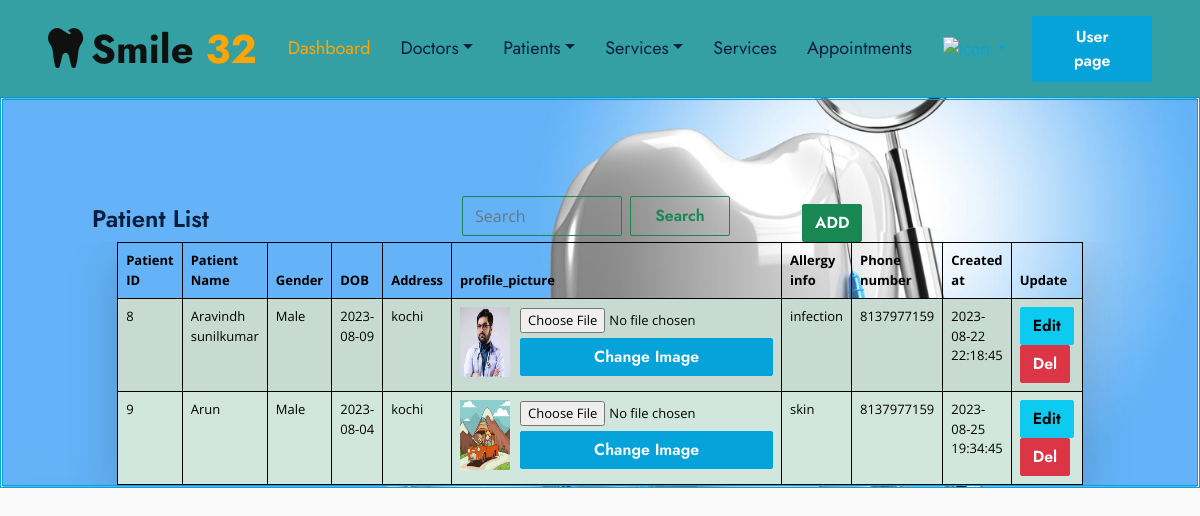
The page /patients_list.php on the database its author committed.
### tables this page shows
CREATE TABLE `tbl_patient` (
  `patient_id` int(11) NOT NULL,
  `full_name` varchar(255) NOT NULL,
  `gender` enum('Male','Female','Other') NOT NULL,
  `date_of_birth` date NOT NULL,
  `address` text DEFAULT NULL,
  `profile_picture` varchar(255) DEFAULT NULL,
  `allergy_info` text DEFAULT NULL,
  `emergency_contact_phone` varchar(20) DEFAULT NULL,
  `created_at` datetime DEFAULT current_timestamp()
);

### patients_list.php (the view, shortened to what this page needs)
<?php
include('connection.php');
$sql = "SELECT * FROM tbl_patient";
$result = $conn->query($sql);
$patients = [];
if ($result->num_rows > 0) {
    while ($row = $result->fetch_assoc()) {
        $patients[] = $row;
    }
}
?>
<!DOCTYPE html>
<html lang="en">
<head>
</head>
<body class="doctor-list ">
    <?php include('admin_menu.php'); ?>
    <div class="patient-list-container ">
        <div class="doctor-container justify-content-center align-items-center ">
            <div class="d-flex">
                <div class="container">
                    <div class="row">
                        <div class="col">
                            <h4 class="dwid mb-0 ">Patient List</h4>
                        </div>
                        <div class="col">
                            <form class="d-flex" onsubmit="handleSearch(); return false;">
                                <div class="d-flex search-container">
                                    <div class="d-flex">
                                        <input id="searchInput" class="form-control me-2 btn-outline-success custom-input" type="search" placeholder="Search" aria-label="Search">
                                    </div>
                                    <div class="d-flex">
                                        <button class="btn btn-outline-success  custom-input2" type="submit">Search</button>
                                    </div>
                                </div>
                            </form>
                        </div>
                        <div class="col justify-content-center align-items-center">
                            <div class="right-corner d-flex justify-content-center">
                                <form action="add_patient.php" method="post">
                                    <input class="btn btn-success" type="submit" value="ADD">
                                </form>
                            </div>
                        </div>
                    </div>
                </div>
            </div>
            <div class="table-responsive">
                <table class="col-* table table-success table-striped shadow-lg">
                    <thead>
                        <tr>
                            <th>Patient ID</th>
                            <th>Patient Name</th>
                            <th>Gender</th>
                            <th>DOB</th>
                            <th>Address</th>
                            <th>profile_picture</th>
                            <th>Allergy info</th>
                            <th>Phone number</th>
                            <th>Created at </th>
                            <th>Update</th>
                        </tr>
                    </thead>
                    <tbody>
                        <?php foreach ($patients as $index => $patient) : ?>
                            <tr class="table-row <?= $index % 2 === 0 ? 'even' : 'odd'; ?>">
                                <td><?= $patient['patient_id']; ?></td>
                                <td><?= $patient['full_name']; ?></td>
                                <td><?= $patient['gender']; ?></td>
                                <td><?= $patient['date_of_birth']; ?></td>
                                <td><?= $patient['address']; ?></td>
                                <td class="flex">
                                    <div class="image-container">
                                        <img src="<?= $patient['profile_picture']; ?>" alt="" class="img-icon">
                                        <form action="<?= $_SERVER["PHP_SELF"]; ?>" method="post" enctype="multipart/form-data" class="upload-form">
                                            <input type="file" name="new_image" accept="image/*">
                                            <input class="btn btn-primary" type="submit" name="update_image" value="Change Image">
                                        </form>
                                    </div>
                                </td>
                                <td><?= $patient['allergy_info']; ?></td>
                                <td><?= $patient['emergency_contact_phone']; ?></td>
                                <td><?= $patient['created_at']; ?></td>
                                <div class="d-flex">
                                    <td class="wrapper">
                                        <a href="javascript:void(0);" class="btn btn-info" onclick="showEditForm(
        <?= $patient['patient_id']; ?>,
        '<?= $patient['full_name']; ?>',
        '<?= $patient['gender']; ?>',
        '<?= $patient['date_of_birth']; ?>',
        '<?= $patient['address']; ?>',
        '<?= $patient['allergy_info']; ?>',
        '<?= $patient['emergency_contact_phone']; ?>',
        '<?= $patient['created_at']; ?>'
    )">Edit</a>
                                        <a href="<?= $_SERVER["PHP_SELF"] ?>?action=delete&patient_id=<?= $patient['patient_id']; ?>" class="btn btn-danger">Del</a>
                                    </td>
                                </div>
                            <?php endforeach; ?>
                </table>
            </div>
        </div>
</body>
</html>

### admin_menu.php (shortened to what this page needs)
<!DOCTYPE html>
<html lang="en">
<head>
    <link href="https://cdnjs.cloudflare.com/ajax/libs/font-awesome/5.10.0/css/all.min.css" rel="stylesheet">
    <link href="https://cdn.jsdelivr.net/npm/bootstrap-icons@1.4.1/font/bootstrap-icons.css" rel="stylesheet">
    <link href="lib/owlcarousel/assets/owl.carousel.min.css" rel="stylesheet">
    <link href="lib/animate/animate.min.css" rel="stylesheet">
    <link href="lib/tempusdominus/css/tempusdominus-bootstrap-4.min.css" rel="stylesheet" />
    <link href="lib/twentytwenty/twentytwenty.css" rel="stylesheet" />
    <link href="css/bootstrap.min.css" rel="stylesheet">
    <link href="css/style.css" rel="stylesheet">
</head>
<body >
    <nav class="navbar navbar-expand-lg bg-white navbar-light shadow-sm px-5 py-3 py-lg-0 ">
        <a href="index.php" class="navbar-brand p-0">
            <h1 class="m-0 text-primary"><i class="fa fa-tooth me-2"></i>Smile <span style="color:orange;">32</span></h1>
        </a>
        <div class="collapse navbar-collapse" id="navbarCollapse">
            <div class="navbar-nav ms-auto py-0">
                <a href="admin_menu.php" class="nav-item nav-link active" data-section="content-dashboard">Dashboard</a>
                <div class="nav-item dropdown">
                    <a href="#" class="nav-link dropdown-toggle" data-bs-toggle="dropdown">Doctors</a>
                </div>
                <div class="nav-item dropdown">
                    <a href="#" class="nav-link dropdown-toggle" data-bs-toggle="dropdown">Patients</a>
                </div>
                <div class="nav-item dropdown">
                    <a href="#" class="nav-link dropdown-toggle" data-bs-toggle="dropdown">Services</a>
                </div>
                <a href="Service.php" class="nav-item nav-link" data-section="content-services">Services</a>
                <a href="contact.php" class="nav-item nav-link" data-section="content-appointment">Appointments</a>
            </div>
            <div class="nav-item dropdown">
                <a href="#" class="nav-link dropdown-toggle" data-bs-toggle="dropdown">
                    <img src="img/person.png" alt="icon" class="icon">
                </a>
            </div>
            <a href="index.php" class="btn btn-primary py-2 px-4 ms-3">User page</a>
        </div>
    </nav>
</body>
</html>

### css/style.css (style rules this page uses)
body { background-color: rgb(250, 250, 250); }
.image-container { display: flex; align-items: center; gap: 10px; }
.image-container .img-icon { max-width: 50px; }
.upload-form { display: flex; flex-direction: column; gap: 5px; }
.img-icon { width: 70px !important; height: 70px !important; }
.bg-white { background-color: #34a0a4 !important; }
.text-primary { color: #0f1010 !important; }
.doctor-list .custom-input { width: 160px; height: 40px; margin-top: 96px; background:transparent; }
.doctor-list .custom-input2 { width: 100px; height: 40px; margin-top: 96px; }
.doctor-list .search-container { margin-left: 40px; }
.doctor-list table { color: black; width: 70%; border: 1px solid black; font-size: small; margin: auto; }
.doctor-list th, td { border: 1px solid black; padding: 8px; text-align: left; }
.doctor-list th { background-color: transparent; }
.doctor-list .doctor-container { width: 100%; }
.doctor-list .doctor-container .dwid { margin-left: 50px !important; margin-top: 105px !important; }
.doctor-list .doctor-container .right-corner { margin-right: 217px; margin-top: 104px; width: 17%; justify-content: flex-end; display: flex; }
.patient-list-container { width: 100%; height: 100vh; background-image: url("../img/admin/patients.jpg"); background-size: cover; background-position: center center; background-repeat: no-repeat; animation: moveBackground 30s infinite; border: solid; border-color: #06a3da; border-style: double; }
.patient-list-container { width: 100%; height: 80vh auto !important; }
:root { --primary: #06a3da; --secondary: #f57e57; --light: #eef9ff; --dark: #091e3e; }
h1, h2, .font-weight-bold { font-weight: 700 !important; }
h3, h4, .font-weight-semi-bold { font-weight: 600 !important; }
.btn { font-family: "Jost", sans-serif; font-weight: 600; transition: 0.5s; }
.btn-primary, .btn-secondary { color: #ffffff; }
.navbar-light .navbar-nav .nav-link { font-family: "Jost", sans-serif; padding: 35px 15px; font-size: 18px; color: var(--dark); outline: none; transition: 0.5s; }
.icon { width: 20px; height: 20px; }
.navbar-light .navbar-nav .nav-link:hover, .navbar-light .navbar-nav .nav-link.active { color: orange; }

### rows shown on the page
tbl_patient: patient_id "8", full_name "Aravindh sunilkumar", gender "Male", date_of_birth "2023-08-09", address "kochi", profile_picture (picture), allergy_info "infection", emergency_contact_phone "8137977159", created_at "2023-08-22 22:18:45"
tbl_patient: patient_id "9", full_name "Arun", gender "Male", date_of_birth "2023-08-04", address "kochi", profile_picture (picture), allergy_info "skin", emergency_contact_phone "8137977159", created_at "2023-08-25 19:34:45"
